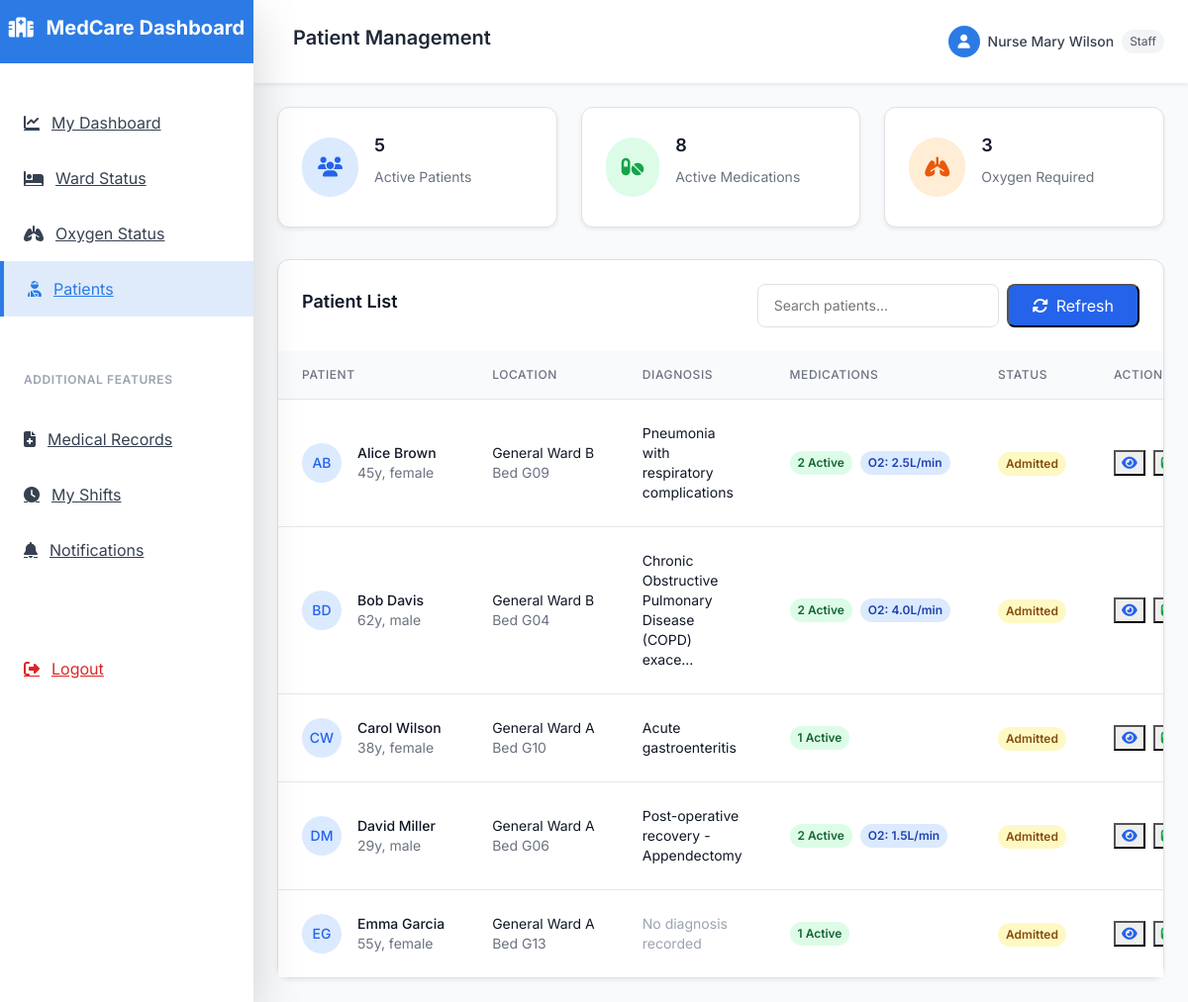
Screenshot of /staff/patients (signed in) with the database file from the repository.
### models.py (models this page shows)
class Patient(db.Model):
    id = db.Column(db.Integer, primary_key=True)
    name = db.Column(db.String(100), nullable=False)
    age = db.Column(db.Integer, nullable=False, index=True)
    gender = db.Column(db.String(10), nullable=False, index=True)
    phone = db.Column(db.String(20), nullable=True)
    address = db.Column(db.Text, nullable=True)
    emergency_contact = db.Column(db.String(100), nullable=True)
    blood_group = db.Column(db.String(5), nullable=True)
    allergies = db.Column(db.Text, nullable=True)
    medical_history = db.Column(db.Text, nullable=True)
    admitted_on = db.Column(db.DateTime, default=lambda: datetime.now(timezone.utc), index=True)
    discharged_on = db.Column(db.DateTime, nullable=True, index=True)
    oxygen_required = db.Column(db.Boolean, default=False, index=True)
    oxygen_flow_rate = db.Column(db.Float, nullable=True)
    beds = db.relationship('Bed', backref='patient', lazy=True)
    user_account = db.relationship('User', backref='patient_record', lazy=True)

class Ward(db.Model):
    id = db.Column(db.Integer, primary_key=True)
    name = db.Column(db.String(100), nullable=False)
    type = db.Column(db.String(50), nullable=False)  # 'general', 'icu', 'emergency', etc.
    beds = db.relationship('Bed', backref='ward', lazy=True)

class Bed(db.Model):
    id = db.Column(db.Integer, primary_key=True)
    ward_id = db.Column(db.Integer, db.ForeignKey('ward.id'), nullable=False, index=True)
    bed_number = db.Column(db.String(20), nullable=False, index=True)
    status = db.Column(db.String(20), default='empty', index=True)  # 'empty', 'occupied', 'reserved', 'cleaning', 'maintenance'
    patient_id = db.Column(db.Integer, db.ForeignKey('patient.id'), nullable=True, index=True)
    notes = db.Column(db.Text, nullable=True)
    updated_at = db.Column(db.DateTime, default=lambda: datetime.now(timezone.utc), onupdate=lambda: datetime.now(timezone.utc), index=True)

class MedicalRecord(db.Model):
    id = db.Column(db.Integer, primary_key=True)
    patient_id = db.Column(db.Integer, db.ForeignKey('patient.id'), nullable=False, index=True)
    doctor_name = db.Column(db.String(100), nullable=False)
    diagnosis = db.Column(db.Text, nullable=False)
    treatment = db.Column(db.Text, nullable=False)
    medications = db.Column(db.Text, nullable=True)
    notes = db.Column(db.Text, nullable=True)
    status = db.Column(db.String(20), default='active', index=True)  # 'active', 'completed', 'cancelled'
    discharge_date = db.Column(db.DateTime, nullable=True)
    discharge_summary = db.Column(db.Text, nullable=True)
    created_at = db.Column(db.DateTime, default=lambda: datetime.now(timezone.utc), index=True)
    updated_at = db.Column(db.DateTime, default=lambda: datetime.now(timezone.utc), onupdate=lambda: datetime.now(timezone.utc), index=True)
    patient = db.relationship('Patient', backref='medical_records', lazy=True)

### app.py (the view)
@app.route('/staff/patients')
def staff_patients():
    if 'user_id' not in session or session['user_role'] != 'staff':
        return redirect(url_for('login'))
    patients = Patient.query.filter(Patient.discharged_on.is_(None)).all()
    patient_details = []
    for patient in patients:
        current_bed = Bed.query.filter_by(patient_id=patient.id, status='occupied').first()
        ward_name = current_bed.ward.name if current_bed else 'Not Assigned'
        bed_number = current_bed.bed_number if current_bed else 'N/A'
        latest_record = MedicalRecord.query.filter_by(patient_id=patient.id).order_by(MedicalRecord.created_at.desc()).first()
        active_medications = Medication.query.filter_by(patient_id=patient.id, status='active').all()
        patient_info = {
            'patient': patient,
            'ward_name': ward_name,
            'bed_number': bed_number,
            'latest_record': latest_record,
            'active_medications': active_medications,
            'medication_count': len(active_medications)
        }
        patient_details.append(patient_info)
    return render_template('staff/patients.html', patient_details=patient_details)

### templates/staff/patients.html (shortened to what this page needs)
{% extends "base.html" %}
{% block page_title %}Patient Management{% endblock %}
{% block dashboard_content %}
<div class="grid grid-cols-1 md:grid-cols-3 gap-6 mb-8">
    <div class="bg-white rounded-xl shadow-sm border border-gray-200 p-6">
        <div class="flex items-center">
            <div class="p-3 rounded-full bg-blue-100 text-blue-600">
                <i class="fas fa-users text-xl"></i>
            </div>
            <div class="ml-4">
                <h3 class="text-lg font-semibold text-gray-900">{{ patient_details|length }}</h3>
                <p class="text-sm text-gray-500">Active Patients</p>
            </div>
        </div>
    </div>
    <div class="bg-white rounded-xl shadow-sm border border-gray-200 p-6">
        <div class="flex items-center">
            <div class="p-3 rounded-full bg-green-100 text-green-600">
                <i class="fas fa-pills text-xl"></i>
            </div>
            <div class="ml-4">
                <h3 class="text-lg font-semibold text-gray-900">{{ patient_details|sum(attribute='medication_count') }}</h3>
                <p class="text-sm text-gray-500">Active Medications</p>
            </div>
        </div>
    </div>
    <div class="bg-white rounded-xl shadow-sm border border-gray-200 p-6">
        <div class="flex items-center">
            <div class="p-3 rounded-full bg-orange-100 text-orange-600">
                <i class="fas fa-lungs text-xl"></i>
            </div>
            <div class="ml-4">
                <h3 class="text-lg font-semibold text-gray-900">{{ patient_details|selectattr('patient.oxygen_required')|list|length }}</h3>
                <p class="text-sm text-gray-500">Oxygen Required</p>
            </div>
        </div>
    </div>
</div>
<div class="bg-white rounded-xl shadow-sm border border-gray-200">
    <div class="px-6 py-4 border-b border-gray-200">
        <div class="flex items-center justify-between">
            <h3 class="text-lg font-semibold text-gray-900">Patient List</h3>
            <div class="flex space-x-2">
                <input type="text" id="searchInput" placeholder="Search patients..."
                       class="px-3 py-2 border border-gray-300 rounded-lg text-sm focus:outline-none focus:ring-2 focus:ring-blue-500">
                <button onclick="refreshPatients()" class="px-4 py-2 bg-blue-600 text-white rounded-lg hover:bg-blue-700 transition-colors">
                    <i class="fas fa-sync-alt mr-2"></i>Refresh
                </button>
            </div>
        </div>
    </div>
    <div class="overflow-x-auto">
        <table class="min-w-full divide-y divide-gray-200">
            <thead class="bg-gray-50">
                <tr>
                    <th class="px-6 py-3 text-left text-xs font-medium text-gray-500 uppercase tracking-wider">Patient</th>
                    <th class="px-6 py-3 text-left text-xs font-medium text-gray-500 uppercase tracking-wider">Location</th>
                    <th class="px-6 py-3 text-left text-xs font-medium text-gray-500 uppercase tracking-wider">Diagnosis</th>
                    <th class="px-6 py-3 text-left text-xs font-medium text-gray-500 uppercase tracking-wider">Medications</th>
                    <th class="px-6 py-3 text-left text-xs font-medium text-gray-500 uppercase tracking-wider">Status</th>
                    <th class="px-6 py-3 text-left text-xs font-medium text-gray-500 uppercase tracking-wider">Actions</th>
                </tr>
            </thead>
            <tbody class="bg-white divide-y divide-gray-200" id="patientsTable">
                {% for patient_info in patient_details %}
                <tr class="hover:bg-gray-50 patient-row">
                    <td class="px-6 py-4 whitespace-nowrap">
                        <div class="flex items-center">
                            <div class="flex-shrink-0 h-10 w-10">
                                <div class="h-10 w-10 rounded-full bg-blue-100 flex items-center justify-center">
                                    <span class="text-sm font-medium text-blue-600">
                                        {{ patient_info.patient.name[0] }}{{ patient_info.patient.name.split()[1][0] if patient_info.patient.name.split()|length > 1 else '' }}
                                    </span>
                                </div>
                            </div>
                            <div class="ml-4">
                                <div class="text-sm font-medium text-gray-900 patient-name">{{ patient_info.patient.name }}</div>
                                <div class="text-sm text-gray-500">{{ patient_info.patient.age }}y, {{ patient_info.patient.gender }}</div>
                            </div>
                        </div>
                    </td>
                    <td class="px-6 py-4 whitespace-nowrap">
                        <div class="text-sm text-gray-900">{{ patient_info.ward_name }}</div>
                        <div class="text-sm text-gray-500">Bed {{ patient_info.bed_number }}</div>
                    </td>
                    <td class="px-6 py-4">
                        <div class="text-sm text-gray-900">
                            {% if patient_info.latest_record %}
                                {{ patient_info.latest_record.diagnosis[:50] }}{% if patient_info.latest_record.diagnosis|length > 50 %}...{% endif %}
                            {% else %}
                                <span class="text-gray-400">No diagnosis recorded</span>
                            {% endif %}
                        </div>
                    </td>
                    <td class="px-6 py-4 whitespace-nowrap">
                        <div class="flex items-center">
                            <span class="inline-flex px-2 py-1 text-xs font-semibold rounded-full bg-green-100 text-green-800">
                                {{ patient_info.medication_count }} Active
                            </span>
                            {% if patient_info.patient.oxygen_required %}
                            <span class="ml-2 inline-flex px-2 py-1 text-xs font-semibold rounded-full bg-blue-100 text-blue-800">
                                O2: {{ patient_info.patient.oxygen_flow_rate }}L/min
                            </span>
                            {% endif %}
                        </div>
                    </td>
                    <td class="px-6 py-4 whitespace-nowrap">
                        <span class="inline-flex px-2 py-1 text-xs font-semibold rounded-full bg-yellow-100 text-yellow-800">
                            Admitted
                        </span>
                    </td>
                    <td class="px-6 py-4 whitespace-nowrap text-sm font-medium">
                        <div class="flex space-x-2">
                            <button onclick="viewPatientDetails({{ patient_info.patient.id }})"
                                    class="text-blue-600 hover:text-blue-700" title="View Details">
                                <i class="fas fa-eye"></i>
                            </button>
                            <button onclick="viewMedications({{ patient_info.patient.id }})"
                                    class="text-green-600 hover:text-green-700" title="View Medications">
                                <i class="fas fa-pills"></i>
                            </button>
                        </div>
                    </td>
                </tr>
                {% endfor %}
            </tbody>
        </table>
    </div>
</div>
{% endblock %}

### rows the page displays
Patient: patient "A", patient.name.split|length "B", patient.name "Alice Brown", patient.age "45", patient.gender "female", patient.oxygen_flow_rate "2.5"
Ward: ward_name "General Ward B" "General Ward B"
Bed: bed_number "G09"
MedicalRecord: latest_record "Pneumonia with respiratory complications"
Patient: patient "B", patient.name.split|length "D", patient.name "Bob Davis", patient.age "62", patient.gender "male", patient.oxygen_flow_rate "4.0"
Bed: bed_number "G04"
MedicalRecord: latest_record "Chronic Obstructive Pulmonary Disease (COPD) exace"
Patient: patient "C", patient.name.split|length "W", patient.name "Carol Wilson", patient.age "38", patient.gender "female"
Ward: ward_name "General Ward A" "General Ward A" "General Ward A"
Bed: bed_number "G10"
MedicalRecord: latest_record "Acute gastroenteritis"
Patient: patient "D", patient.name.split|length "M", patient.name "David Miller", patient.age "29", patient.gender "male", patient.oxygen_flow_rate "1.5"
Bed: bed_number "G06"
MedicalRecord: latest_record "Post-operative recovery - Appendectomy"
Patient: patient "E", patient.name.split|length "G", patient.name "Emma Garcia", patient.age "55", patient.gender "female"
Bed: bed_number "G13"

### other values shown
{{ session.user_name }} "Nurse Mary Wilson"
{{ session.user_role.title() }} "Staff"
{{ patient_details|length }} "5"
{{ patient_details|sum(attribute='medication_count') }} "8"
{{ patient_details|selectattr('patient.oxygen_required')|list|length }} "3"
{{ patient_info.medication_count }} "2" "2" "1" "2" "1"
